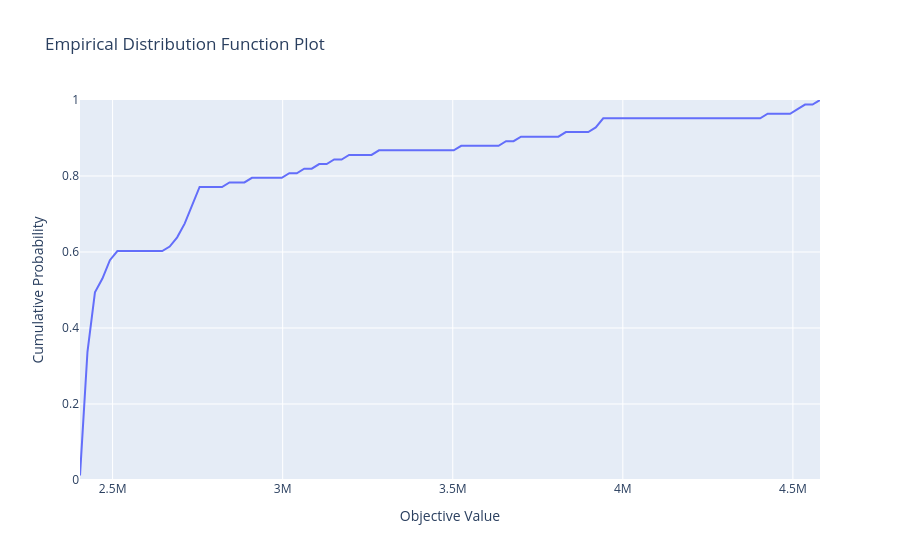

The code cell stored with this chart in its notebook:
### Code cell
# График распределения эффективности (EDF) показывает долю испытаний, достигших определённого значения целевой функции.
# Это полезно для оценки скорости сходимости оптимизации.

plot_edf = optuna.visualization.plot_edf([study]) # ваш код здесь
plot_edf.show()
plot_edf.write_image(f'{FEATURE_DIR}/edf.png')
